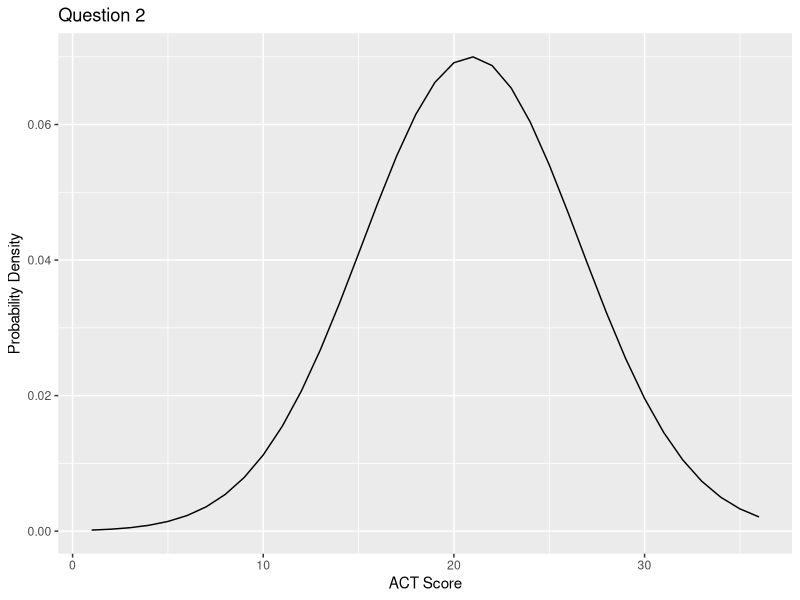
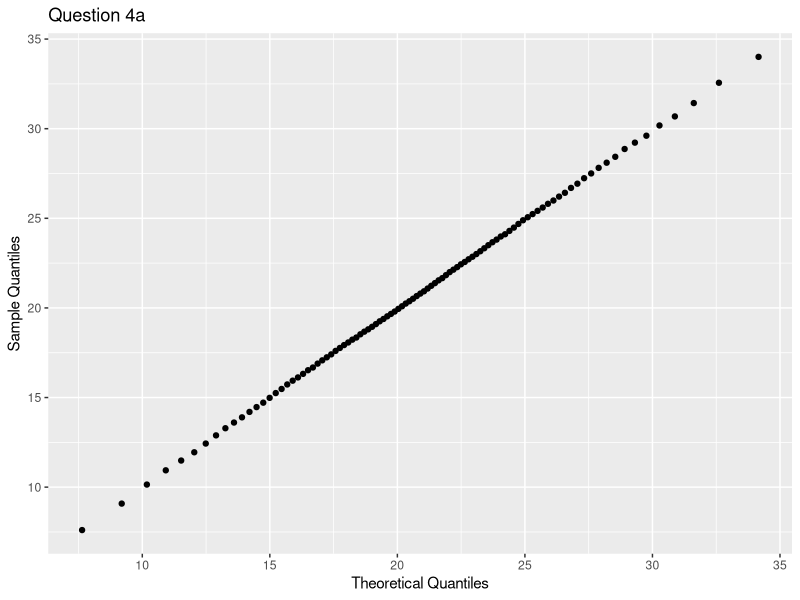

Recreate these plots in R, in order.
library(tidyverse)
library(dslabs)

#Questions 1 and 2: ACT scores, part 1
  #The ACT is a standardized college admissions test used in the United States. The four multi-part questions in this assessment all involve simulating some ACT test scores and answering probability questions about them.
  #For the three year period 2016-2018, ACT standardized test scores were approximately normally distributed with a mean of 20.9 and standard deviation of 5.7. (Real ACT scores are integers between 1 and 36, but we will ignore this detail and use continuous values instead.)

#Questions 1: First we'll simulate an ACT test score dataset and answer some questions about it.
  #Set the seed to 16, then use rnorm() to generate a normal distribution of 10000 tests with a mean of 20.9 and standard deviation of 5.7. Save these values as act_scores. You'll be using this dataset throughout these four multi-part questions.
  set.seed(16)
  act_scores <- rnorm(10000, 20.9, 5.7)

    #Question 1a: What is the mean of act_scores?
      m <- mean(act_scores)
      cat("1a Answer:", m, "\n")
      #Answer: 20.84012
    
    #Question 1b: What is the standard deviation of act_scores?
      s <- sd(act_scores)
      cat("1b Answer:", s, "\n")
      #Answer: 5.675237
      
    #Question 1c: A perfect score is 36 or greater (the maximum reported score is 36). In act_scores, how many perfect scores are there out of 10,000 simulated tests?
      sum_scores_greater <- function(a) sum(act_scores>=a)
      perfect_score <- sum_scores_greater(36)
      cat("1c Answer:", perfect_score, "\n")
      #Answer: 41
 
    #Question 1d: In act_scores, what is the probability of an ACT score greater than 30?
      sum_30_and_up_scores <- sum_scores_greater(30)
      Pr_1d <- sum_30_and_up_scores/10000
      cat("1d Answer:", Pr_1d, "\n")
      #Answer: 0.0527
      
    #Question 1e: In act_scores, what is the probability of an ACT score less than or equal to 10?
      sum_scores_lesser <- function(a) sum(act_scores<=a)
      sum_10_and_less_scores <- sum_scores_lesser(10)
      Pr_1e <- sum_10_and_less_scores/10000 
      cat("1e Answer:", Pr_1e, "\n")
      #Answer: 0.0282
  
          
#Question 2: Set x equal to the sequence of integers 1 to 36. Use dnorm to determine the value of the probability density function over x given a mean of 20.9 and standard deviation of 5.7; save the result as f_x. Plot x against f_x.
  x <- seq(1,36)
  f_x <- dnorm(x, 20.9, 5.7)
  qplot(x, f_x, geom = "line", main = "Question 2", xlab = "ACT Score", ylab = "Probability Density")
  cat("2 Answer: See Graph", "\n")
  #Answer: See Graph

  
#Questions 3: In this 3-part question, you will convert raw ACT scores to Z-scores and answer some questions about them.
  #Convert act_scores to Z-scores. Recall from Data Visualization (the second course in this series) that to standardize values (convert values into Z-scores, that is, values distributed with a mean of 0 and standard deviation of 1), you must subtract the mean and then divide by the standard deviation. Use the mean and standard deviation of act_scores, not the original values used to generate random test scores.
    z_f <- function(a) (a-m)/s
    z_scores <- z_f(act_scores) 
     
  #Question 3a: What is the probability of a Z-score greater than 2 (2 standard deviations above the mean)?
    sum_z_scores_greater <- function(a) sum(z_scores > a)
    sum_2_and_greater_z_scores <- sum_z_scores_greater(2)
    Pr_3a <- sum_2_and_greater_z_scores/10000
    cat("3a Answer:", Pr_3a, "\n")
    #Answer: 0.0233
  
  #Question 3b: What ACT score value corresponds to 2 standard deviations above the mean (Z = 2)?
    act_score_3b <- m+s*2
    cat("3b Answer:", act_score_3b, "\n")
    #Answer: 32.1906
      
  #Question 3c: A Z-score of 2 corresponds roughly to the 97.5th percentile. Use qnorm() to determine the 97.5th percentile of normally distributed data with the mean and standard deviation observed in act_scores. What is the 97.5th percentile of act_scores?
    act_score_3c <- qnorm(.975, m, s)
    cat("3c Answer:", act_score_3c, "\n")
    #Answer: 31.96338

    
#Questions 4: In this 4-part question, you will write a function to create a CDF for ACT scores.
  #Write a function that takes a value and produces the probability of an ACT score less than or equal to that value (the CDF). Apply this function to the range 1 to 36.
    CDF_act <- function(z) pnorm(z, m, s)
    score_range <- 1:36
    Pr_4 <- sapply(score_range, CDF_act)
    
  #Question 4a: What is the minimum integer score such that the probability of that score or lower is at least .95? (Your answer should be an integer 1-36.)
    Min_4a <- min(score_range[Pr_4 >= 0.95])
    cat("4a Answer:", Min_4a, "\n")
    #Answer: 31
      
  #Question 4b: Use qnorm() to determine the expected 95th percentile, the value for which the probability of receiving that score or lower is 0.95, given a mean score of 20.9 and standard deviation of 5.7. What is the expected 95th percentile of ACT scores?
    act_score_4b <- qnorm(.95, 20.9, 5.7)
    cat("4b Answer:", act_score_4b, "\n")
    #Answer: 30.27567
      
  #Question 4c: As discussed in the Data Visualization course, we can use quantile() to determine sample quantiles from the data. Make a vector containing the quantiles for p <- seq(0.01, 0.99, 0.01), the 1st through 99th percentiles of the act_scores data. Save these as sample_quantiles. In what percentile is a score of 26? (Your answer should be an integer (i.e. 60), not a percent or fraction. Note that a score between the 98th and 99th percentile should be considered the 98th percentile, for example, and that quantile numbers are used as names for the vector sample_quantiles.)
    p <- seq(0.01, 0.99, 0.01) 
    sample_quantiles <- quantile(act_scores, p)
    percentile_4c <- findInterval(26, sample_quantiles)
    cat("4c Answer:", percentile_4c, "\n")
    #Answer: 82
      
  #Question 4d: Make a corresponding set of theoretical quantiles using qnorm() over the interval p <- seq(0.01, 0.99, 0.01) with mean 20.9 and standard deviation 5.7. Save these as theoretical_quantiles. Make a QQ-plot graphing sample_quantiles on the y-axis versus theoretical_quantiles on the x-axis.
    theoretical_quantiles <- qnorm(p, 20.9, 5.7)
    qplot(theoretical_quantiles, sample_quantiles, main = "Question 4a", xlab = "Theoretical Quantiles", ylab = "Sample Quantiles")
    cat("4d Answer: See Graph", "\n")
    #Answer: See Graph
